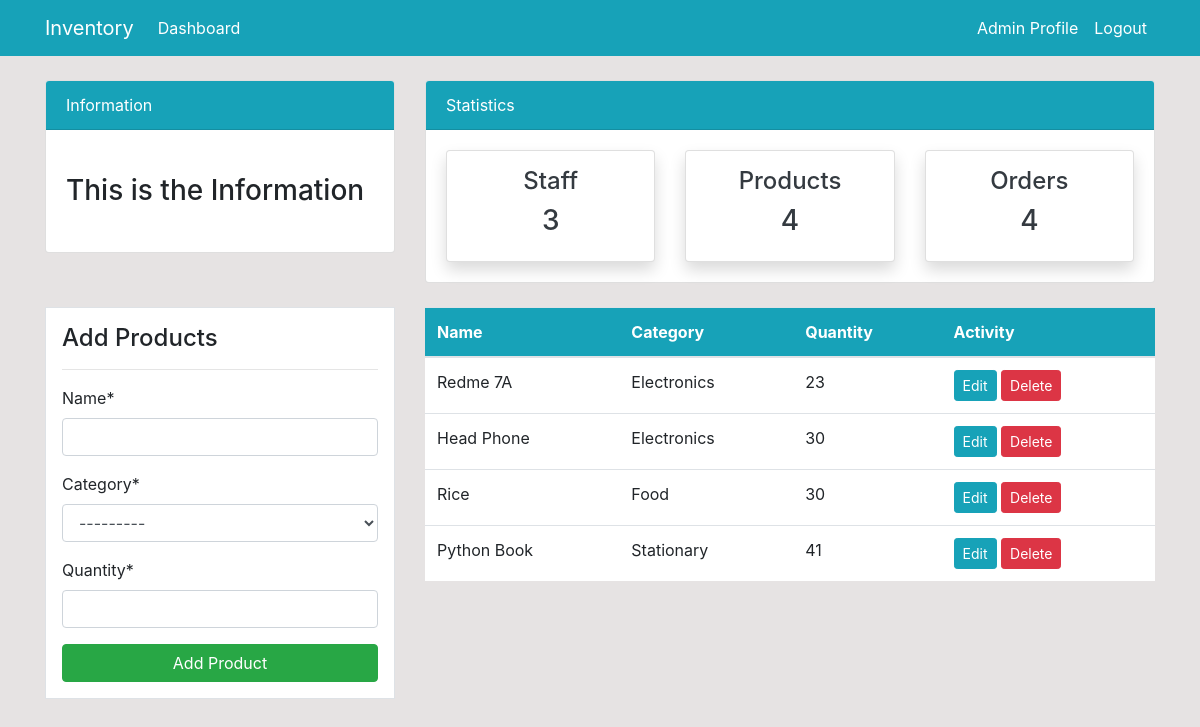
The app's page /product (signed in) with its own data.
### dashboard/models.py (models this page shows)
class Product(models.Model):
    name = models.CharField(max_length=100,null=True)
    category = models.CharField(max_length=20,choices=CATEGORY,null=True)
    quantity = models.IntegerField(null=True)
    class Meta:
        verbose_name_plural = 'Product'
    def __str__(self):
        return f'{self.name}  {self.quantity}'

### dashboard/views.py (the view)
# urls.py: path('product',views.product,name = 'dashboard-product'),
@login_required
def product(request):
    customers_count = User.objects.all().count()
    order_count = Order.objects.all().count()
    product_count = Product.objects.all().count()
    if request.method == 'POST':
        form = ProductForm(request.POST)
        if form.is_valid() :
            form.save()
            product_name = form.cleaned_data.get('name')
            messages.success(request,f'{product_name} has been added')
            return redirect('dashboard-product')
    else:
        form = ProductForm()
    items = Product.objects.all()
    print(items)
    context = {
        'items' : items,
        'form' : form ,
        'customer_count' : customers_count,
        'order_count' : order_count,
        'product_count' : product_count,
    }
    return render(request,'dashboard/product.html',context)

### dashboard/forms.py
class ProductForm(forms.ModelForm):
    class Meta:
        model = Product
        fields = ['name','category','quantity']

### templates/dashboard/product.html (shortened to what this page needs)
{% extends 'partials/base.html' %}
{% load crispy_forms_tags %}
{% block content %}
  {% include 'partials/topnav.html' %}
    <div class="container">
        <div class="row my-4">
            <div class="col-md-4">
                <div class="border bg-white p-3">
                    <h4>Add Products</h4>
                    <hr>
                    <form action="" method = "post">
                        {{form|crispy}}
                        <input class="btn btn-success btn-block" type="submit" value="Add Product">
                    </form>
                </div>
            </div>
            <div class="col-md-8">
                <table class="table bg-white">
                    <thead class="bg-info">
                        <tr class="text-white">
                            <th scope="col">Name</th>
                            <th scope="col">Category</th>
                            <th scope="col">Quantity</th>
                            <th scope="col">Activity</th>
                        </tr>
                    </thead>
                    <tbody>
                     {% for item in items %}
                        <tr>
                            <td>{{item.name}}</td>
                            <td>{{item.category}}</td>
                            <td>{{item.quantity}}</td>
                            <td>
                                <a class="btn btn-info btn-sm" href="{% url 'dashboard-product-update' item.id%}">Edit</a>
                                <a class="btn btn-danger btn-sm" href="{% url 'dashboard-product-delete' item.id%}">Delete</a>
                            </td>
                        </tr>
                      {% endfor %}
                    </tbody>
                </table>
            </div>
        </div>
    </div>
{% endblock content %}

### templates/partials/nav.html (shortened to what this page needs)
<nav class="navbar navbar-expand-lg navbar-info bg-info">
    <div class="container">
        {% if user.is_authenticated %}
        <a class="navbar-brand text-white" href="{% url 'dashboard-index' %}">Inventory</a>
        <div class="collapse navbar-collapse" id="navbarSupportedContent">
            <ul class="navbar-nav mr-auto">
                <li class="nav-item active">
                    <a class="nav-link text-white" href="{% url 'dashboard-index' %}">Dashboard </a>
                </li>
            </ul>
            <ul class="navbar-nav ml-auto">
                <li class="nav-item active">
                    <a class="nav-link text-white" href="{% url 'user-profile' %}">{{user.username}} Profile
                        <span class="sr-only">(current)</span></a>
                </li>
                <li class="nav-item">
                    <a class="nav-link text-white" href="{% url 'user-logout' %}">Logout</a>
                </li>
            </ul>
            {% endif %}
        </div>
    </div>
</nav>

### static/style.css (style rules this page uses)
body { background: rgb(230, 227, 227); }

### records on screen
Product: name "Redme 7A", category "Electronics", quantity "23"
Product: name "Head Phone", category "Electronics", quantity "30"
Product: name "Rice", category "Food", quantity "30"
Product: name "Python Book", category "Stationary", quantity "41"

### other values on screen
{{ user.username }} "Admin"
{{ customer_count }} "3"
{{ product_count }} "4"
{{ order_count }} "4"
